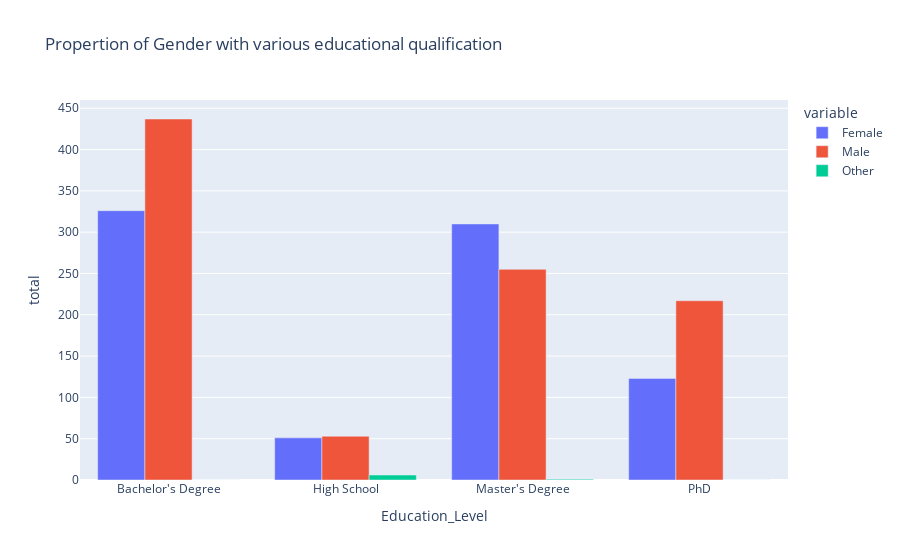

Notebook cell for this chart:
### Markdown cell above
#### Propertion of female and various with varioys educational qualification

### Code cell
i=df.groupby('Education_Level').Gender.value_counts().unstack('Gender').fillna(0)
fig=px.bar(i,x=i.index,y=['Female','Male','Other'],title="Propertion of Gender with various educational qualification",barmode='group')
fig.add_pointcloud
fig.update_yaxes(title='total')
fig.show()

### Figure 1 — Plotly figure (JSON) as saved in the notebook; plotly's stock layout.template omitted (floating-point values rounded to 4 significant figures)
{"data": [{"alignmentgroup": "True", "hovertemplate": "variable=Female<br>Education_Level=%{x}<br>value=%{y}<extra></extra>", "legendgroup": "Female", "marker": {"color": "#636efa", "pattern": {"shape": ""}}, "name": "Female", "offsetgroup": "Female", "orientation": "v", "showlegend": true, "textposition": "auto", "type": "bar", "x": ["Bachelor's Degree", "High School", "Master's Degree", "PhD"], "xaxis": "x", "y": [326, 51, 310, 123], "yaxis": "y"}, {"alignmentgroup": "True", "hovertemplate": "variable=Male<br>Education_Level=%{x}<br>value=%{y}<extra></extra>", "legendgroup": "Male", "marker": {"color": "#EF553B", "pattern": {"shape": ""}}, "name": "Male", "offsetgroup": "Male", "orientation": "v", "showlegend": true, "textposition": "auto", "type": "bar", "x": ["Bachelor's Degree", "High School", "Master's Degree", "PhD"], "xaxis": "x", "y": [437, 53, 255, 217], "yaxis": "y"}, {"alignmentgroup": "True", "hovertemplate": "variable=Other<br>Education_Level=%{x}<br>value=%{y}<extra></extra>", "legendgroup": "Other", "marker": {"color": "#00cc96", "pattern": {"shape": ""}}, "name": "Other", "offsetgroup": "Other", "orientation": "v", "showlegend": true, "textposition": "auto", "type": "bar", "x": ["Bachelor's Degree", "High School", "Master's Degree", "PhD"], "xaxis": "x", "y": [0, 6, 1, 0], "yaxis": "y"}], "layout": {"barmode": "group", "legend": {"title": {"text": "variable"}, "tracegroupgap": 0}, "title": {"text": "Propertion of Gender with various educational qualification"}, "xaxis": {"anchor": "y", "domain": [0, 1], "title": {"text": "Education_Level"}}, "yaxis": {"anchor": "x", "domain": [0, 1], "title": {"text": "total"}}}}
